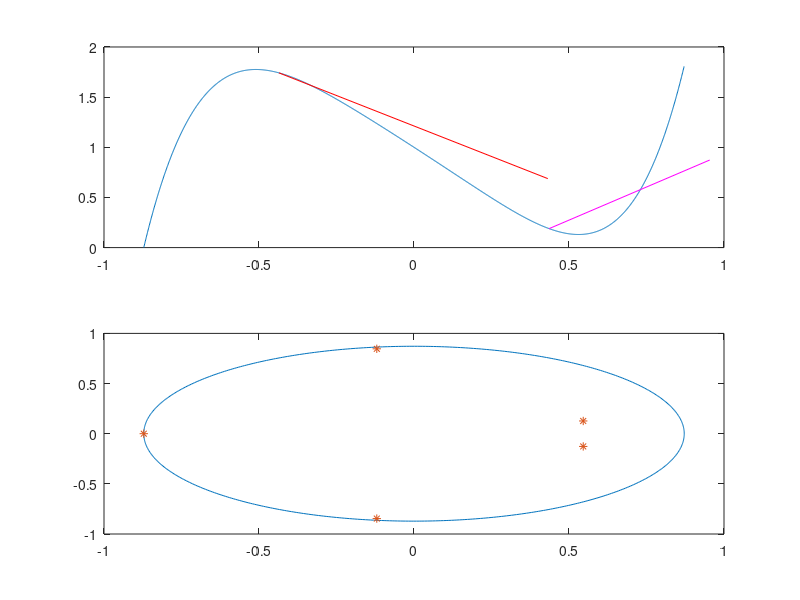

The MATLAB source for this figure: (Note: this script raises an error after producing the figure.)
P = [1,-3.55,5.1,-3.1];
x = -10:0.1:10;
y = polyval(P, x);
plot(x,y)
grid on
%%
P = [5, 0.1, 0.2, -0.2, -2, 1];
r = roots(P);
rmax = max(r);
x = -abs(rmax):0.001:abs(rmax);
y = polyval(P,x);
x1 = -0.5*abs(rmax);
y1 = polyval(P,x1);
xd  = polyder(P);
x2 = x1 + 1;
y2 = y1 + polyval(xd, x1);
x11 = 0.5*abs(rmax);
y11 = polyval(P,x11);
x12 = x11 + 1;
y12 = y11 + -polyval(polyder(P),x11);
nrm1 = sqrt((x11-x12)^2+(y11-y12)^2);
x12 = x12 / nrm1;
y12 = y12 / nrm1;
nrm = sqrt((x1-x2)^2+(y1-y2)^2);
x2 = x2/nrm;
y2 = y2/nrm;
axis equal
subplot(2,1,1);
grid on
xlim([-1.1,1.1])
ylim([-1.1,1.1])
plot(x,y)
hold on
plot([x1,x2],[y1,y2], 'r')
hold on
plot([x11,x12], [y11,y12], 'm')
subplot(2,1,2);
t = 0:0.01:pi*2;
rr = real(r(1));
u = rr*cos(t);
v = rr*sin(t);
plot(u,v)
for m = r
    hold on
    plot(real(m),imag(m),'*')
end
%%
P1 = [2,-3,4,-5,6];
P2 = [2,-3,1];
[q,v] = deconv(P1,P2);
fprintf("%f ",q)
fprintf("\n")
fprintf("%f ",v)
fprintf("\n")
%%
P = [2 -2  6 -10 16];
c = 4;
result = 1;
for a = P
    result = result * c;
    result = result + a;
end
fprintf("%d\n", result);
%%
n = 3
P = [];
for i = 2*n:-1:0
    if i == 2*n
        P = [P 1];
    elseif i == n+1
        P = [P -n];
    elseif i == n-1
        P = [P n];
    elseif i == 0
        P = [P -1];
    else
        P = [P 0];
    end
end
r = roots(P);
dict = containers.Map(unique(r),zeros(1,length(unique(r))));

for i = 1:1:length(r)
    dict(r(i)) = dict(r(i)) + 1;
end
for i = keys(dict)
    if dict(i) > 1
        fprintf("%d ", i)
    end
end
%%






